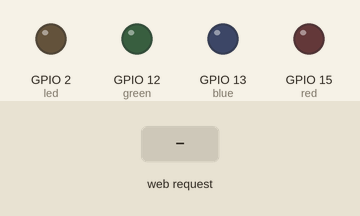
This sketch was run on a simulated ESP8266 (NodeMCU). Shown: output pins drawn as LEDs (lit = HIGH). The inputs (shaded band) are chosen by the test bench. WiFi joins after 1.5 s; servers stay silent unless stated; what the sketch prints to the serial monitor is not drawn.

Above: at 2.8 s.
2.9 s: HTTP request GET /ledON received
At 4.1 s:
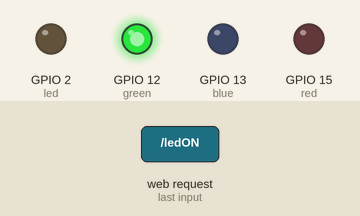
4.4 s: HTTP request GET /ledOFF received
At 5.2 s:
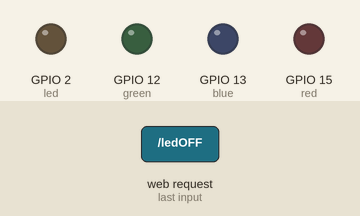
Timing chart, 0 to 7.4 s (numbered marks = the images above; inputs shaded):
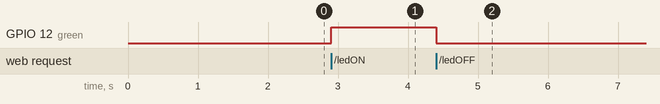

The sketch:

Esp_Exp03.ino
```cpp
/*
Experiment No.   :   13
Statement   	:   To use ESP8266 Witty Cloud Development Board as a web server.
Date of Exp.	:   xx/xx/xxxx
Author      	:   Sopan Mendhe (A-20)
*/

#include <ESP8266WiFi.h>

#define led 2
#define red 15
#define green 12
#define blue 13
#define ldr A0

WiFiClient client;
WiFiServer server(80);    // Create a server on port 80

void setup() {
  pinMode(led, OUTPUT);
  pinMode(red, OUTPUT);
  pinMode(blue, OUTPUT);
  pinMode(green, OUTPUT);

  Serial.begin(9600);    // Start serial communication
  WiFi.begin("realme", "9834442927"); // Connect to WiFi network
  while (WiFi.status() != WL_CONNECTED) { // Wait for connection
    Serial.print(".");
    delay(200);
  }
  Serial.println("Wifi Connected");
  Serial.println(WiFi.localIP());  // Print local IP address
  server.begin();
}

void loop() {
  client = server.available(); // Check for incoming client requests

  if (client) {
    String request = client.readStringUntil('\n'); // Read the request from the client
    Serial.println(request);                       // Print the request to serial monitor
    request.trim();

    // Check for specific HTTP requests
    if (request == "GET /ledON HTTP/1.1") {
      digitalWrite(green, HIGH); // Turn on green LED
    }
    if (request == "GET /ledOFF HTTP/1.1") {
      digitalWrite(green, LOW);  // Turn off green LED
    }
  }
}
```

Measured:
- after the input at 2.9 s, GPIO 12 (green): LOW → HIGH at once
- after the input at 4.4 s, GPIO 12 (green): HIGH → LOW at once
